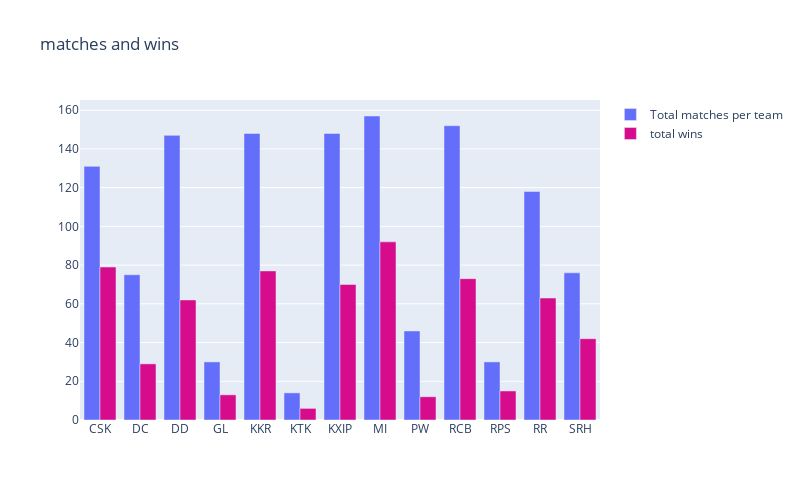

Notebook source saved alongside this figure:
### Code cell
trace1= go.Bar(x= player['team_name'], y= player['matches'], name= 'Total matches per team')
trace2 = go.Bar(x= player.team_name, y = player['wins'], name = 'total wins', marker = dict(
        color = 'rgb(214, 12, 140)'
    ))

data = [trace1,trace2]
layout = go.Layout(title = 'matches and wins', width = 800, height=500)
fig = go.Figure(data = data , layout=layout)
py.iplot(fig)

### Figure 1 — Plotly figure (JSON) as saved in the notebook; plotly's stock layout.template omitted (floating-point values rounded to 4 significant figures)
{"data": [{"name": "Total matches per team", "type": "bar", "x": ["CSK", "DC", "DD", "GL", "KKR", "KTK", "KXIP", "MI", "PW", "RCB", "RPS", "RR", "SRH"], "y": [131, 75, 147, 30, 148, 14, 148, 157, 46, 152, 30, 118, 76]}, {"marker": {"color": "rgb(214, 12, 140)"}, "name": "total wins", "type": "bar", "x": ["CSK", "DC", "DD", "GL", "KKR", "KTK", "KXIP", "MI", "PW", "RCB", "RPS", "RR", "SRH"], "y": [79, 29, 62, 13, 77, 6, 70, 92, 12, 73, 15, 63, 42]}], "layout": {"height": 500, "title": {"text": "matches and wins"}, "width": 800}}
